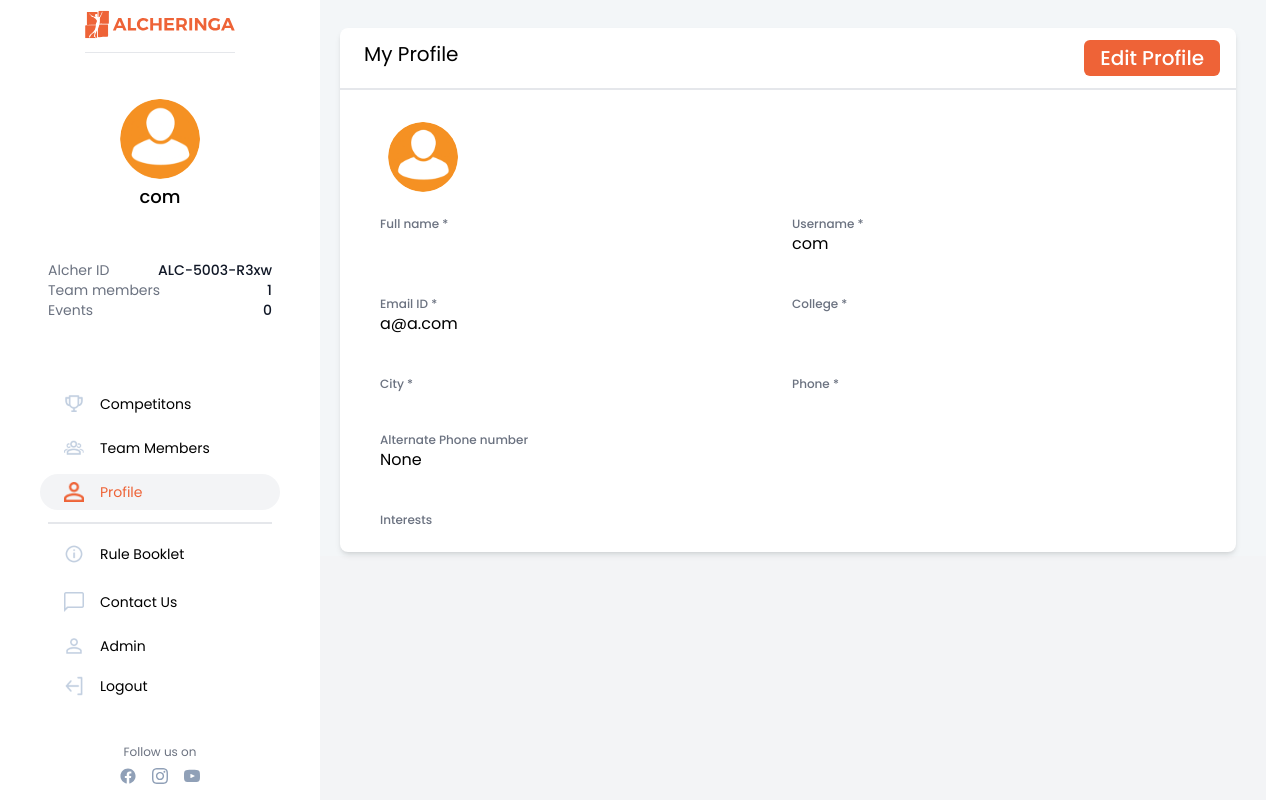
The app's page /auth/profile/ (signed in) with its own data.
### authentication/models.py (models this page shows, shortened)
class NewUser(AbstractBaseUser, PermissionsMixin):
    alcherid = models.CharField(
        max_length=255, blank=True, unique=True)
    id = models.SlugField(primary_key=True, default=uuid.uuid4)
    img = models.ImageField(upload_to="image_uploads/userdp/",
                            default='user-default.png')
    email = models.EmailField(_('email address'), unique=True)
    username = models.CharField(max_length=150, unique=True)
    collegename = models.CharField(max_length=150, unique=False)
    city = models.CharField(max_length=150, unique=False)
    fullname = models.CharField(max_length=150, blank=True)
    phone = PhoneNumberField(unique=False, blank=True)
    alternate_phone = PhoneNumberField(unique=False, blank=True,null=True)
    interest = models.ManyToManyField(
        "competitions.Module", related_name="interest")
    team_members=models.IntegerField(default=0)
    no_of_events_registered=models.IntegerField(default=0)
    date_joined = models.DateTimeField(default=timezone.now)
    provider = models.CharField(max_length=200, unique=False, default="email")
    about = models.TextField(_('about'), max_length=500, blank=True)
    is_staff = models.BooleanField(default=False)
    is_active = models.BooleanField(default=False)
    objects = CustomAccountManager()
    USERNAME_FIELD = 'email'
    REQUIRED_FIELDS = ['username']

### authentication/views.py (the view)
# urls.py: path('profile/', views.profile, name='profile'),
@login_required(login_url='login')
def profile(request):
    modules = Module.objects.all()
    if request.method == 'POST':
        u_form = UserUpdateForm(
            request.POST, request.FILES, instance=request.user)
        if u_form.is_valid():
            u_form.save()
            messages.success(request, f'Your Profile has been updated!')
            return redirect('profile')
        print(u_form.errors)
    else:
        u_form = UserUpdateForm(instance=request.user)
    return render(request, 'authentication/profile.html', {'heading': 'Profile', 'form': u_form, 'modules': modules, 'totalmodules': modules.count(),'active_page':'profile'})

### competitions/models.py (called while the page is built)
    def __str__(self):
          return str(self.module)

### templates/authentication/profile.html (shortened to what this page needs)
{% extends '../basictailwind.html'%}
{% block body %}
<body  x-data="{ showModal: false}" :class="{'overflow-y-hidden': showModal}">
	<div class="flex" style="background-color: #F3F6F8;">
		{% include "../navbar.html" %}
		<div class="flex-grow h-screen bg-gray-100">
			<div class="flex flex-grow" style="background-color: #F3F6F8;">
                <div class="mx-4 flex-grow">
                    <br>
                    <div class="flex m-1">
                        <div class=" bg-white max-w-4xl rounded-lg w-screen shadow-md">
                            <div >
                                <div class="py-3 pl-6 flex flex-row text-xl border-b-2 font-normal justify-between">
                                    <div>My Profile</div>
                                     <div><a href="{%url 'profileedit'%}"> <button
                                            class="orcolor mr-4 text-white md:ml-5 pt-1 pb-1 pl-4 pr-4 rounded-md font-medium">Edit Profile</button></a></div></div>
                                <br>
                                <div class="mx-10">
                                    <div class="container p-2">
                                        <img style="height : 70px; width : 70px; border-radius: 50%;" src="{{request.user.img.url}}" id="dp-set"class="justify-self-start"
                                            alt="profile pic" border="0" class="mx-auto" style="border-radius:9999px;" />
                                    </div>
                                        <div class="grid grid-cols-2 gap-2 place-content-end md:place-content-center">
                                            <div class="my-4">
                                                <div class="font-medium text-xs text-gray-500 text-left">Full name *</div>
                                            </div>
                                            <div  class="my-4">
                                                <div class="font-medium text-xs text-gray-500 text-left ">Username *</div>
                                                {{ request.user.username }}
                                            </div>
                                            <div  class="my-4">
                                                <div class="font-medium text-xs text-gray-500 text-left">Email ID *</div>
                                                {{ request.user.email }}
                                            </div>
                                            <div  class="my-4">
                                                <div class="font-medium text-xs text-gray-500 text-left">College *</div>
                                            </div>
                                            <div class="my-4">
                                                <div class="font-medium text-xs text-gray-500 text-left">City *</div>
                                            </div>
                                            <div class="my-4">
                                                <div class="font-medium text-xs text-gray-500 text-left">Phone *</div>
                                            </div class="my-4">
                                            <div class="my-4">
                                                <div class="font-medium text-xs text-gray-500 text-left">Alternate Phone number</div>
                                                {{  request.user.alternate_phone }}
                                            </div>
                                        </div>
                                        <div class="container">
                                            <div>
                                                <div class="pt-6 font-medium text-xs text-gray-500 text-left">Interests</div>
                                            </div>
                                            <div class="flex flex-wrap py-3" id="chip-interest">
                                            </div>
                                        </div>
                                </div>
                            </div>
                        </div>
                    </div>
                </div>
            </div>
        </div>
	</div>
</body>
{% endblock %}

### templates/navbar.html (shortened to what this page needs)
{%load static%}
  <nav class="w-80 hidden sm:block bg-white rounded shadow-md">
    <div class="w-80 h-screen flex flex-col justify-between bg-white border-gray-400 px-12 fixed float-left">
      <a href="/"><img src="{% static 'imgs/alcher_orange.svg'%}" class="mt-2 mx-auto pb-3 border-b" width="150px" height="40px" alt="logo" border="0" /></a>
      <div class="flex flex-col justify-center my-1">
        <img style="height : 80px; width : 80px; border-radius: 50%;" src="{{request.user.img.url}}" alt="profile pic" border="0"
                class="mx-auto rounded-full" />
        <div class="mt-1 font-medium text-lg text-center">{{request.user.username}}</div>
      </div>
      <div class="flex flex-col justify-center my-1">
        <div class="text-sm text-gray-500 flex justify-between flex-wrap items-center"><p>Alcher ID</p>
          <p class="text-gray-900 font-medium">
            {{request.user.alcherid}}
          </p></div>
        <div class="text-sm text-gray-500 flex justify-between flex-wrap items-center"><p>Team members</p>
          <p class="text-gray-900 font-medium">
            {{request.user.team_members}}
          </p>
          </div>
        <div class="text-sm text-gray-500 flex justify-between flex-wrap  items-center"><p>Events</p>
          <p class="text-gray-900 font-medium">
            {{request.user.no_of_events_registered}}
          </p>
          </div>
      </div>
      <div class="pt-2 mt-2 mb-4 flex flex-col justify-center md:text-md text-sm items-center">
        <a href="{%url 'showallcompetitions'%}"><div class="rounded-full flex items-center flex-nowrap my-1 py-2 pl-6 w-60 hover:border-0 hover:bg-gray-100" id="competitions">
         <img src="{% static 'icons/nav/normal/competitions.png'  %}" alt="" class="h-5 w-5 object-cover">
          <p class="pl-4 font-mediums">Competitons</p>
        </div></a>
        <a href="{%url 'team'%}"><div class="rounded-full flex items-center flex-nowrap my-1 py-2 w-60 pl-6 hover:border-0 hover:bg-gray-100" id="team">
          <img src="{% static 'icons/nav/normal/team.png' %}" alt="" class="h-5 w-5 object-cover">
          <p class="pl-4 font-mediums">Team Members</p>
        </div></a>
        <a href='{%url 'profile'%}'>
        <div class="rounded-full flex items-center flex-nowrap my-1 py-2 w-60 pl-6 hover:border-0 hover:bg-gray-100 mb-3" id="profile">
          <img src="{% static 'icons/nav/normal/profile.png' %}" alt="" class="h-5 w-5 object-cover">
          <p class="pl-4 font-mediums">Profile</p>
        </div>
        </a>
        <hr class="border bg-gray-200 w-full" />
        <a href="s"><div class="rounded-full flex items-center flex-nowrap my-2 py-2 w-60 pl-6 hover:border-0 hover:bg-gray-100 mt-3">
          <img src="{% static 'icons/nav/normal/rulebook.png' %}" alt="" class="h-5 w-5 object-cover">
          <p class="pl-4 font-mediums" id="rulebook">Rule Booklet</p>
        </div></a>
        <a href="n"><div class="rounded-full flex items-center flex-nowrap my-1 py-2 w-60 pl-6 hover:border-0 hover:bg-gray-100">
          <img src="{% static 'icons/nav/normal/contact.png' %}" alt="" class="h-5 w-5 object-cover">
          <p class="pl-4 font-mediums" id="contactus">Contact Us</p>
        </div></a>
        {%if request.user.is_staff%}
        <a href="/admin" target="_blank"><div class="rounded-full flex items-center flex-nowrap my-1 py-2 pl-6 w-60 hover:border-0 hover:bg-gray-100">
          <img src="{% static 'icons/nav/normal/admin.png' %}" alt="" class="h-5 w-5 object-cover">
          <p class="pl-4 font-mediums">Admin</p>
        </div></a>
        {%endif%}
        <a href='{% url 'logout'%}'>
        <div class="rounded-full flex items-center flex-nowrap py-2 pl-6 w-60 hover:border-0 hover:bg-gray-100">
          <img src="{% static 'icons/nav/normal/logout.png' %}" alt="" class="h-5 w-5 object-cover">
          <p class="pl-4 font-mediums">Logout</p>
        </div>
        </a>
        <br>
        <br>
        <div>
            <div style="text-align:center">
                <p class="text-xs text-gray-500">Follow us on</p>
                <div class=" flex justify-center space-x-4 mt-2">
                  <a style="cursor:pointer;" href="https://www.facebook.com/alcheringaiitg" target="_blank">
                    </a>
                  <a style="cursor:pointer;" href="https://www.instagram.com/alcheringaiitg/" target="_blank">
                    </a>
                  <a style="cursor:pointer;" href="https://twitter.com/alcheringaiitg" target="_blank">
                    </a>
                </div>
            </div>
        </div>
      </div>
    </div>
  </nav>

### templates/basictailwind.html (style rules this page uses)
body { font-family: 'Poppins', sans-serif; }
.orcolor { background-color: #EE6337; }

### records on screen
NewUser: user.img (placeholder picture), user.username "com", user.alcherid "ALC-5003-R3xw", user.team_members "1", user.no_of_events_registered "0", user.email "a@a.com", user.alternate_phone "None"
